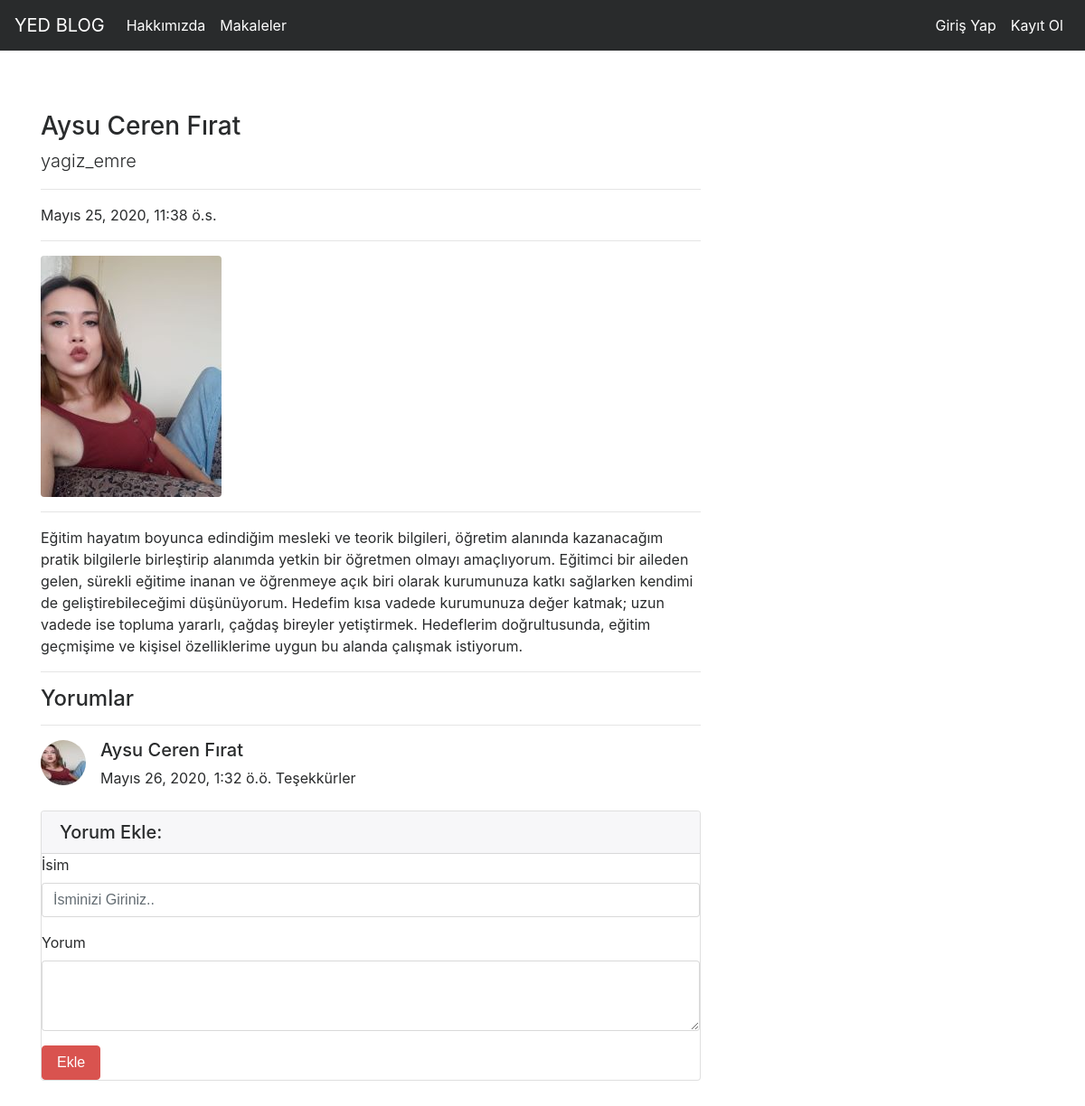
Page /articles/article/26 on the committed database.
### article/models.py (models this page shows, shortened)
class article(models.Model):
    author = models.ForeignKey("auth.User",on_delete = models.CASCADE,verbose_name = "Yazar")
    title = models.CharField(max_length=50,verbose_name = "Başlık")
    content = RichTextField()
    created_date = models.DateTimeField(auto_now_add=True,verbose_name="Tarih")
    article_image = models.FileField(blank= True,null= True,verbose_name="Makaleye Fotoğraf Ekleyin")
    class Meta:
        ordering = ['-created_date']

class Yorumlar(models.Model):
    makale = models.ForeignKey(article, on_delete= models.CASCADE,verbose_name ="maka",related_name="comments")
    comment_author = models.CharField(max_length=50,verbose_name = "İsim")
    comment_content = models.CharField(max_length=200,verbose_name="Yorum")
    comment_date = models.DateTimeField(auto_now_add=True,verbose_name="Tarih")
    class Meta:
        ordering = ['-comment_date']

### article/views.py (the view)
def detail(request,id):
    articles = get_object_or_404(article,id = id)
    comments = articles.comments.all()
    return render(request,"detail.html",{"articles" : articles,"comments" : comments})

### templates/detail.html (shortened to what this page needs)
{% extends "layout.html" %}
{% block body %}
<div class="row">
    <div class="col-lg-8">
      <h3 class="mt-4">{{articles.title}}</h3>
      <p class="lead">
        {{articles.author.username}}
      </p>
      <hr>
      <p>{{articles.created_date}}</p>
      <hr>
      {% if articles.article_image%}
      <img class="img-fluid rounded" src="{{articles.article_image.url}}" alt="">
      {% endif %}
      <hr>
      <p class="lead">
          {{articles.content|safe}}
      </p>
      <hr>
      <h4>Yorumlar</h4>
      <hr>
      {% if comments %}
      {% for comment in comments %}
      <div class="media mb-4">
        <img class="d-flex mr-3 rounded-circle" src="/media/ADBM49361.JPG/" alt="">
        <div class="media-body">
          <h5 class="mt-0">{{comment.comment_author}}</h5>
          {{comment.comment_date}}
         {{comment.comment_content}}
        </div>
      </div>
      {% endfor %}
      {% else %}
      <div class = "alert alert-danger">
       Henüz Yorum Yok...
      </div>
      {% endif %}
      <div class="card my-4">
        <h5 class="card-header">Yorum Ekle:</h5>
        <div class="card-body">
          <form method = "post" action = "{% url 'article:comment' articles.id %}">
            <div class="form-group">
              <label for="formGroupExampleInput">İsim</label>
              <input name = "comment_author" type="text" class="form-control" id="formGroupExampleInput" placeholder="İsminizi Giriniz..">
            </div>
            <div class="form-group">
              <label for="formGroupExampleInput">Yorum</label>
              <textarea name= "comment_content" class="form-control" rows="3"></textarea>
            </div>
            <button type="submit" class="btn btn-danger">Ekle</button>
          </form>
        </div>
      </div>
      </div>
      </div>
{% endblock body %}

### rows in the picture
article: title "Aysu Ceren Fırat", author.username "yagiz_emre", created_date "Mayıs 25, 2020, 11:38 ö.s.", article_image (picture), content "Eğitim hayatım boyunca edindiğim mesleki ve teorik bilgileri, öğretim alanında kazanacağım pratik bilgilerle birleştirip alanımda yetkin bir öğretmen olmayı amaçlıyorum. Eğitimci bir aileden gelen, sürekli eğitime inanan ve öğrenmeye açık biri olarak kurumunuza katkı sağlarken kendimi de geliştirebileceğimi düşünüyorum. Hedefim kısa vadede kurumunuza değer katmak; uzun vadede ise topluma yararlı, çağdaş bireyler yetiştirmek. Hedeflerim doğrultusunda, eğitim geçmişime ve kişisel özelliklerime uygun bu alanda çalışmak istiyorum."
Yorumlar: comment_author "Aysu Ceren Fırat", comment_date "Mayıs 26, 2020, 1:32 ö.ö.", comment_content "Teşekkürler"
